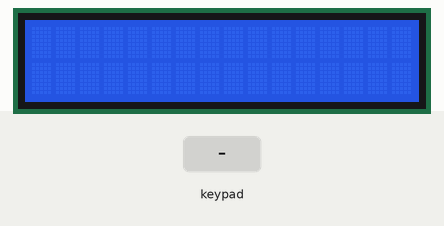
Recording of a sketch running on a simulated Arduino Uno, built with avr-gcc and run on an emulated ATmega328P. On the bench: 16×2 character LCD. The inputs (shaded band) are chosen by the test bench. What the sketch prints to the serial monitor is not drawn.

Above: at 1.2 s.
1.3 s: keypad keys 7 8 9 4 5 6 1 pressed 0.4 s apart
At 4.0 s:
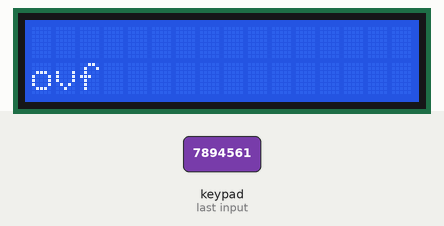
5.6 s: key '/' pressed
At 6.3 s:
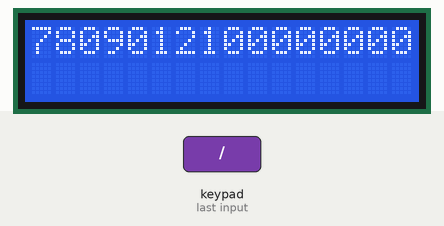
7.1 s: key 'x' pressed
At 7.9 s:
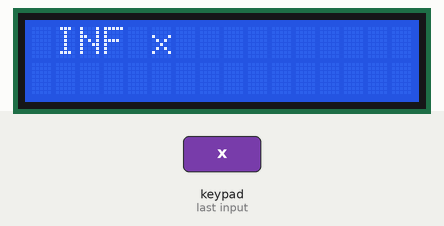
8.6 s: keypad keys 7 8 9 4 5 6 1 = pressed 0.4 s apart
At 12.1 s:
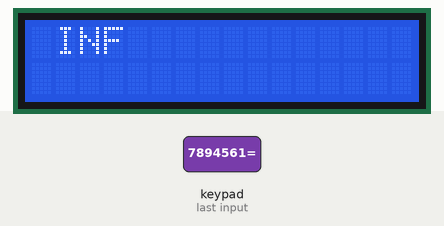
13.3 s: key '+' pressed
At 14.4 s:
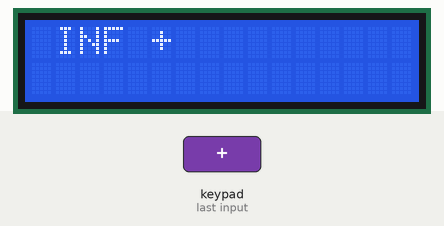
14.8 s: keypad keys 8 / 2 = pressed 0.4 s apart
At 15.82 s:
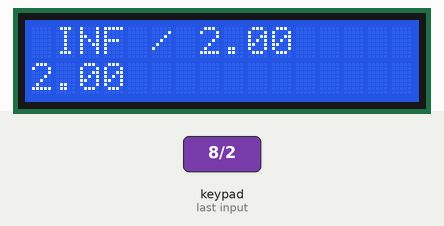
Timing chart, 0 to 17.8 s (numbered marks = the images above; inputs shaded):
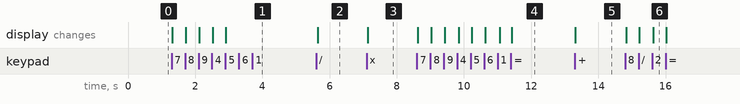

Measured:
- after the input at 1.3 s, the display: first changes at once (image 1 shows a later state)
- after the input at 5.6 s, the display: changes after 0.05 s (image 2)
- after the input at 7.1 s, the display: changes at once (image 3)
- after the input at 8.6 s, the display: first changes at once (image 4 shows a later state)
- after the input at 13.3 s, the display: changes at once (image 5)
- after the input at 14.8 s, the display: first changes at once (image 6 shows a later state)

The sketch:

XX_4x4_matrix_keypad_02.ino
```cpp
/**
 * https://www.youtube.com/watch?v=vl1-R6NsejM
 *
 * Digital calculator using
 * 4x4 matrix keypad plus
 * LCD with I2C
 */

#include <Wire.h>
#include <LiquidCrystal_I2C.h>
#include <Keypad.h>

#define C4 2
#define C3 3
#define C2 4
#define C1 5
#define R1 6
#define R2 7
#define R3 8
#define R4 9

// i2c to lcd pinout
const int en = 2, rw = 1, rs = 0, d4 = 4, d5 = 5, d6 = 6, d7 = 7, bl = 3;
// i2c adapter address
const int i2c_addr = 0x27;
const byte ROWS = 4;
const byte COLS = 4;

const char S1 = '7';
const char S2 = '8';
const char S3 = '9';
const char S4 = '/';

const char S5 = '4';
const char S6 = '5';
const char S7 = '6';
const char S8 = 'x';

const char S9 = '1';
const char S10 = '2';
const char S11 = '3';
const char S12 = '-';

const char S13 = '=';
const char S14 = '0';
const char S15 = 'C';
const char S16 = '+';

char keys[ROWS][COLS] = {
  { S1, S2, S3, S4},
  { S5, S6, S7, S8},
  { S9,S10,S11,S12},
  {S13,S14,S15,S16}
};

byte rowPins[ROWS] = {R1, R2, R3, R4};
byte colPins[COLS] = {C1, C2, C3, C4};

LiquidCrystal_I2C lcd(i2c_addr, en, rw, rs, d4, d5, d6, d7, bl, POSITIVE);
Keypad kPad = Keypad(makeKeymap(keys), rowPins, colPins, ROWS, COLS);

float prevVal = 0.;
float inputVal = 0.;
float resVal = 0.;
int valLen = 0;
char eqEmpty = ' ';
char eqChar = eqEmpty;

void setup() {
  // put your setup code here, to run once:
  Serial.begin(9600);
  lcd.begin(16,2);
}

void loop() {
  // put your main code here, to run repeatedly:
  char keyIn = kPad.getKey();

  if (keyIn){
//    Serial.println(keyIn);
    lcd.clear();
  }

  switch(keyIn){
    case S1: case S2: case S3:
    case S5: case S6: case S7:
    case S9: case S10: case S11:
    case S14:
//      inputVal += charToNum(keyIn) * pow(10, valLen);
//      Serial.println(String(inputVal) + " = " + String(charToNum(keyIn)) + " * " + String(pow(10, valLen)) + " | valLen:" + String(valLen));

      inputVal = (inputVal * pow(10, valLen)) + charToNum(keyIn);
      valLen++;
      Serial.println("prevVal:" + String(prevVal) + " | inputVal:" + String(inputVal));
      break;
    case S4: case S8: case S12: case S16: // / x - +
      if (eqChar != eqEmpty){
        prevVal = computeVal(prevVal, inputVal, eqChar);
      } else {
        if (inputVal != 0){
          prevVal = inputVal;
        }
      }

      eqChar = keyIn;
      inputVal = 0;
      valLen = 0;
      Serial.println("prevVal:" + String(prevVal) + " | inputVal:" + String(inputVal));
      break;
    case S13: // =
      prevVal = computeVal(prevVal, inputVal, eqChar);
//      displayEquation();
      inputVal = 0;
      valLen = 0;
      eqChar = eqEmpty;
      Serial.println("prevVal:" + String(prevVal) + " | inputVal:" + String(inputVal));
      break;
    case S15: // C
      inputVal = prevVal = valLen = 0; // reset all
      eqChar = eqEmpty;
      break;
  }

  if (keyIn){
    lcd.clear();
    displayAll();
  }

  if (keyIn){
//    Serial.println("inputVal:" + String(inputVal) + " | prevVal:" + String(prevVal));
  }
}

float charToNum(char c){
  switch(c){
    case '1':
      return 1;
      break;
    case '2':
      return 2;
      break;
    case '3':
      return 3;
      break;
    case '4':
      return 4;
      break;
    case '5':
      return 5;
      break;
    case '6':
      return 6;
      break;
    case '7':
      return 7;
      break;
    case '8':
      return 8;
      break;
    case '9':
      return 9;
      break;
    case '0':
    default:
      return 0;
      break;
  }
}

void displayAll(){
//  lcd.clear();
  displayEquation();
  displayInput(inputVal);
}

void displayEquation(){
  lcd.setCursor(0,0);

  Serial.println(String(prevVal) + " " + eqChar + " " + String(inputVal));

  if (prevVal != 0. && eqChar != ' ' && inputVal != 0.){
    lcd.print(String(prevVal) + " " + eqChar + " " + String(inputVal));
  } else if (prevVal != 0. && eqChar != ' ' && inputVal == 0.) {
    lcd.print(String(prevVal) + " " + eqChar);
  } else if (prevVal != 0. && eqChar == ' ' && inputVal == 0.) {
    lcd.print(String(prevVal));
//  } else if (prevVal == 0. && eqChar == ' ' && inputVal != 0.) {
//    lcd.print(String(inputVal));
  }

}

void displayInput(float inputVal){
    lcd.setCursor(0,1);
    if (inputVal != 0.){
      lcd.print(inputVal);
    }
}

float computeVal(float val1, float val2, char oper){
  switch(oper){
    case S4:
      Serial.println(String(val1) + " / " + String(val2));
      return val1 / val2;
      break;
    case S8:
      Serial.println(String(val1) + " * " + String(val2));
      return val1 * val2;
      break;
    case S12:
      Serial.println(String(val1) + " - " + String(val2));
      return val1 - val2;
      break;
    case S16:
      Serial.println(String(val1) + " + " + String(val2));
      return val1 + val2;
      break;
  }
}
```
